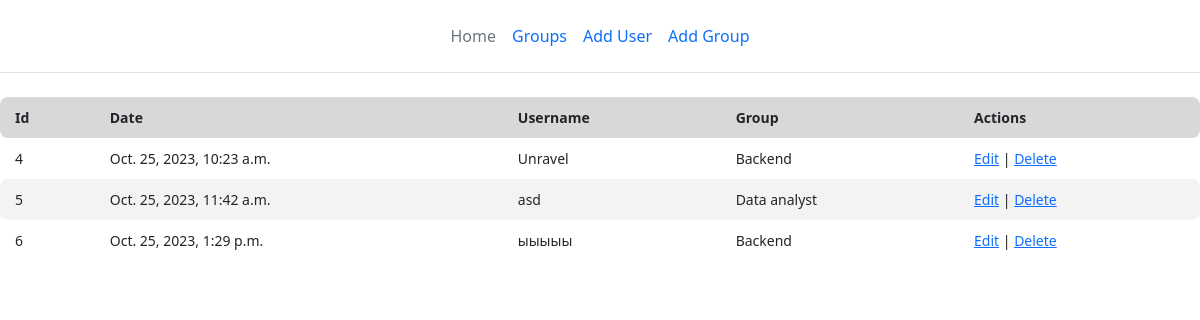
The page / on the database its author committed.
### main/models.py (models this page shows, shortened)
class User(models.Model):
    username = models.CharField('username', max_length=255)
    created_at = models.DateTimeField(auto_now_add=True)
    group = models.CharField('group', max_length=255)

### main/views.py (the view)
# urls.py: path('', views.index),
def index(request):
    users = User.objects.all()
    return render(request,'main/index.html',{'users': users} )

### main/templates/main/index.html (shortened to what this page needs)
{% extends 'main/baza.html' %}
{% block content %}
    <table class="table">
        <thead><th>Id</th><th>Date</th><th>Username</th><th>Group</th><th>Actions</th></thead>
        {% for u in users %}
        <tr>
            <td>{{ u.id }}</td>
            <td>{{ u.created_at }}</td>
            <td>{{ u.username }}</td>
            <td>{{ u.group }}</td>
            <td><a href="edit_user/{{u.id}}">Edit</a> | <a href="delete_user/{{u.id}}">Delete</a></td>
        </tr>
        {% endfor %}
    </table>
{% endblock %}

### main/templates/main/baza.html (shortened to what this page needs)
<!doctype html>
<html lang="en">
<head>
{%load static%}
    <link rel="stylesheet" href="https://cdn.jsdelivr.net/npm/bootstrap@5.2.3/dist/css/bootstrap.min.css">
    <link rel="stylesheet" href="{% static 'main/css/style.css' %}">
    <header class="d-flex flex-wrap align-items-center justify-content-center justify-content-md-between py-3 mb-4 border-bottom">
      <div class="col-md-3 mb-2 mb-md-0">
        <a href="/" class="d-inline-flex link-body-emphasis text-decoration-none">
          <svg class="bi" width="40" height="32" role="img" aria-label="Bootstrap"><use xlink:href="#bootstrap"></use></svg>
        </a>
      </div>
      <ul class="nav col-12 col-md-auto mb-2 justify-content-center mb-md-0">
        <li><a href="/" class="nav-link px-2 link-secondary">Home</a></li>
        <li><a href="/groups" class="nav-link px-2">Groups</a></li>
          <li><a href="/create_user" class="nav-link px-2">Add User</a></li>
          <li><a href="/create_group" class="nav-link px-2">Add Group</a></li>
      </ul>
    </header>
</head>
<body>
{% block content %}{% endblock %}
</body>
</html>

### main/static/main/css/style.css (style rules this page uses)
.table { width: 100%; border: none; margin-bottom: 20px; }
.table thead th { font-weight: bold; text-align: left; border: none; padding: 10px 15px; background: #d8d8d8; font-size: 14px; }
.table thead tr th:first-child { border-radius: 8px 0 0 8px; }
.table thead tr th:last-child { border-radius: 0 8px 8px 0; }
.table tbody td { text-align: left; border: none; padding: 10px 15px; font-size: 14px; vertical-align: top; }
.table tbody tr:nth-child(even) { background: #f3f3f3; }
.table tbody tr td:first-child { border-radius: 8px 0 0 8px; }
.table tbody tr td:last-child { border-radius: 0 8px 8px 0; }

### rows shown on the page
User: id "4", created_at "Oct. 25, 2023, 10:23 a.m.", username "Unravel", group "Backend"
User: id "5", created_at "Oct. 25, 2023, 11:42 a.m.", username "asd", group "Data analyst"
User: id "6", created_at "Oct. 25, 2023, 1:29 p.m.", username "ыыыыы", group "Backend"
